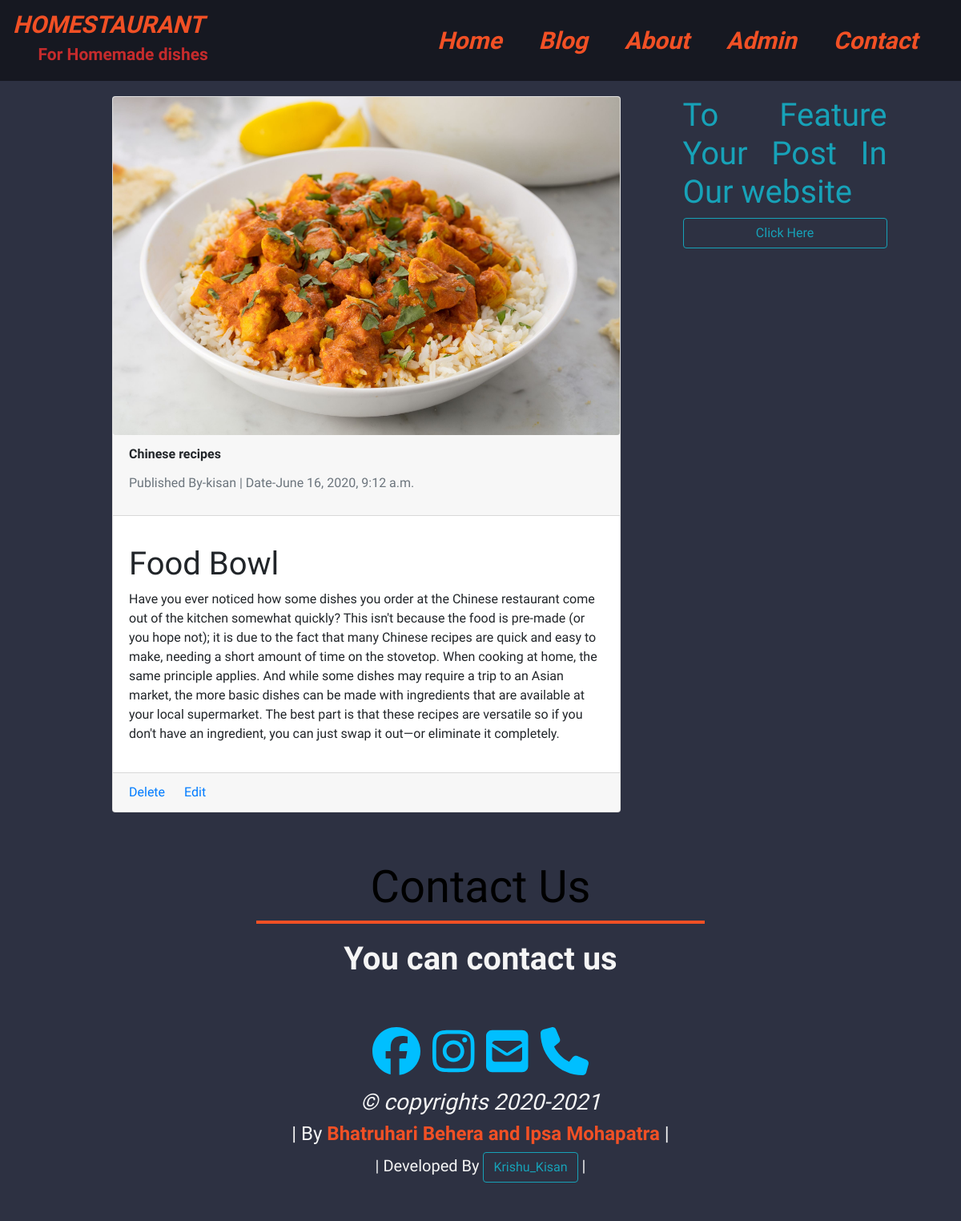
The page /good-food-chinese-food/ on the database its author committed.
### blog/models.py (models this page shows, shortened)
class Post(models.Model):
    STATUS_CHOICES = (('draft', 'Draft'), ('published', 'Published'))
    title = models.CharField(max_length=256)
    slug = models.SlugField(max_length=264, unique_for_date='publish')
    author = models.ForeignKey(Admin, on_delete=models.CASCADE, related_name='blog_posts')
    body = models.TextField()
    publish = models.DateTimeField(default=timezone.now)
    created = models.DateTimeField(auto_now_add=True)
    updated = models.DateTimeField(auto_now=True)
    status = models.CharField(max_length=10, choices=STATUS_CHOICES, default='draft')
    pic1 = models.ImageField(upload_to='blogs_photos/', blank=True, null=True)
    class Meta:
        ordering = ('-publish',)

### myadmin/models.py (models this page shows)
class Admin(models.Model):
    admin_id=models.AutoField(primary_key=True)
    username=models.CharField(max_length=30,unique=True)
    password=models.CharField(max_length=30)
    email=models.EmailField(unique=True,blank=True)
    mobile=models.IntegerField(unique=True)
    first_name=models.CharField(max_length=30)
    last_name=models.CharField(max_length=30)
    photo=models.ImageField(upload_to="admin_photos/",blank=True)
    def __str__(self):
        return self.first_name

### blog/views.py (the view)
# urls.py: path('<slug:slug>/',views.detail_post,name='detail_post'),
def detail_post(request,slug):
    blog_post=get_object_or_404(Post,slug=slug)
    return render(request,'blog/blog_detail.html',{'form':AdminLoginForm(),'post':blog_post})

### templates/blog/blog_detail.html (shortened to what this page needs)
{% extends 'base.html' %}
{% block common %}
    <header>
    {% include 'blog/navbar.html' %}
    </header>
    <div class="container">
        <div class="row">
            <div class="col-lg-7  offset-lg-1">
                    <div class="card">
                        <img src="{{ post.pic1.url }}" class="card-img" alt="pic:{{ post.title }}">
                        <div class="card-header">
                            <label class="card-title font-weight-bold">{{ post.title }}</label>
                            <p class="text-info text-muted">Published By-{{ post.author }} |
                            Date-{{ post.publish }}
                            </p>
                        </div>
                        <div class="card-body">
                            <p class="text-center">
                                {{ post.body|safe  }}
                            </p>
                        </div>
                        <div class="card-footer">
                            <a class="card-link" href="{% url 'blog:delete_post' post.id %}">Delete</a>
                            <a class="card-link" href="#">Edit</a>
                        </div>
                    </div>
            </div>
            <div class="col-lg-3 mx-lg-auto d-lg-flex d-none">
                <div class="side-bar">
                    <h1 class="text-justify text-info ">To Feature Your Post In Our website</h1>
                    <a href="#" class="btn btn-outline-info btn-block">Click Here</a>
                </div>
            </div>
        </div>
    </div>
{% endblock common %}

### static/css/main.css (style rules this page uses)
body { font-family: 'Indie Flower', cursive; }
header { height: 100%; background-image: url('../images/bg.jpg'); background-repeat: no-repeat; background-attachment: fixed; background-size: cover; background-position: center center; justify-content: center; align-items: center; }

### templates/blog/blog_detail.html (style rules this page uses)
.row { margin-top: 120px; }
.card-body > p { font-family: Roboto, sans-serif; }
body { background-color: #2D3142; }

### rows shown on the page
Post: pic1 (picture), title "Chinese recipes", author "kisan", publish "June 16, 2020, 9:12 a.m.", body "Food Bowl Have you ever noticed how some dishes you order at the Chinese restaurant come out of the kitchen somewhat quickly? This isn't because the food is pre-made (or you hope not); it is due to the fact that many Chinese recipes are quick and easy to make, needing a short amount of time on the stovetop. When cooking at home, the same principle applies. And while some dishes may require a trip to an Asian market, the more basic dishes can be made with ingredients that are available at your local supermarket. The best part is that these recipes are versatile so if you don't have an ingredient, you can just swap it out—or eliminate it completely."
